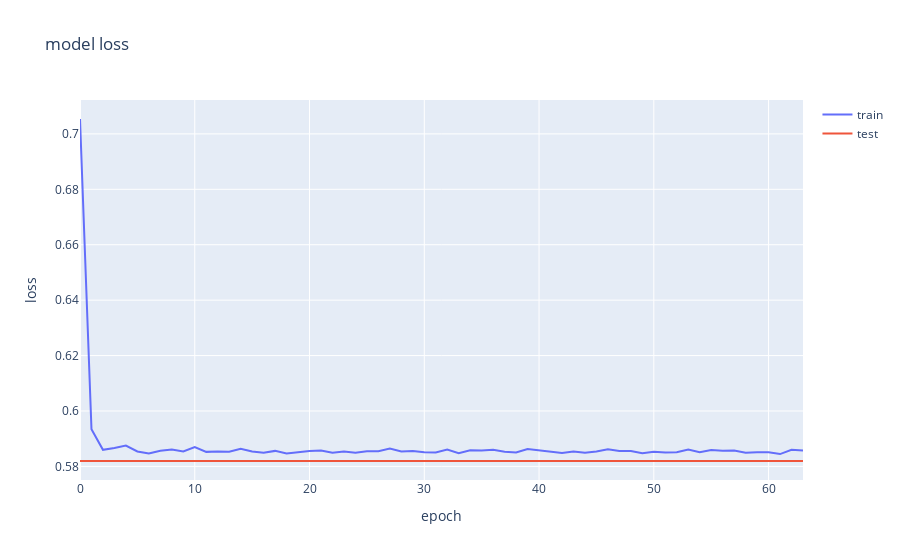

The code cell stored with this chart in its notebook:
### Code cell
#. loss function curve 
import plotly.graph_objects as go

# Assuming you have loss_per_epoch and loss_per_epoch_validation lists
#loss_per_epoch = [0.5, 0.4, 0.3]  # Replace with your actual list
#loss_per_epoch_validation = [0.6, 0.5, 0.4]  # Replace with your actual list

# Create the figure
fig = go.Figure()

# Add training loss trace
fig.add_trace(go.Scatter(x=list(range(len(loss_per_epoch))),
                         y=loss_per_epoch,
                         mode='lines',
                         name='train'))

# Add validation loss trace
fig.add_trace(go.Scatter(x=list(range(len(loss_per_epoch_validation))),
                         y=loss_per_epoch_validation,
                         mode='lines',
                         name='test'))

# Add labels and title
fig.update_layout(title='model loss',
                  xaxis=dict(title='epoch'),
                  yaxis=dict(title='loss'))

# Show the figure
fig.show()
#fig.write_image("LOSS_DNN_(30,20,10,1).svg")

### Figure 1 — Plotly figure (JSON) as saved in the notebook; plotly's stock layout.template omitted (floating-point values rounded to 4 significant figures)
{"data": [{"mode": "lines", "name": "train", "type": "scatter", "x": [0, 1, 2, 3, 4, 5, 6, 7, 8, 9, 10, 11, 12, 13, 14, 15, 16, 17, 18, 19, 20, 21, 22, 23, 24, 25, 26, 27, 28, 29, 30, 31, 32, 33, 34, 35, 36, 37, 38, 39, 40, 41, 42, 43, 44, 45, 46, 47, 48, 49, 50, 51, 52, 53, 54, 55, 56, 57, 58, 59, 60, 61, 62, 63], "y": [0.7054, 0.5935, 0.586, 0.5866, 0.5875, 0.5854, 0.5847, 0.5856, 0.5861, 0.5854, 0.587, 0.5852, 0.5854, 0.5853, 0.5864, 0.5854, 0.5849, 0.5856, 0.5847, 0.5852, 0.5856, 0.5858, 0.5849, 0.5854, 0.5849, 0.5855, 0.5855, 0.5864, 0.5854, 0.5856, 0.5851, 0.585, 0.5861, 0.5848, 0.5858, 0.5857, 0.586, 0.5853, 0.5851, 0.5863, 0.5858, 0.5852, 0.5848, 0.5854, 0.5849, 0.5854, 0.5862, 0.5856, 0.5855, 0.5848, 0.5853, 0.585, 0.5851, 0.5861, 0.5852, 0.5859, 0.5856, 0.5857, 0.5849, 0.5851, 0.5851, 0.5844, 0.586, 0.5857]}, {"mode": "lines", "name": "test", "type": "scatter", "x": [0, 1, 2, 3, 4, 5, 6, 7, 8, 9, 10, 11, 12, 13, 14, 15, 16, 17, 18, 19, 20, 21, 22, 23, 24, 25, 26, 27, 28, 29, 30, 31, 32, 33, 34, 35, 36, 37, 38, 39, 40, 41, 42, 43, 44, 45, 46, 47, 48, 49, 50, 51, 52, 53, 54, 55, 56, 57, 58, 59, 60, 61, 62, 63], "y": [0.582, 0.582, 0.582, 0.582, 0.582, 0.582, 0.582, 0.582, 0.582, 0.582, 0.582, 0.582, 0.582, 0.582, 0.582, 0.582, 0.582, 0.582, 0.582, 0.582, 0.582, 0.582, 0.582, 0.582, 0.582, 0.582, 0.582, 0.582, 0.582, 0.582, 0.582, 0.582, 0.582, 0.582, 0.582, 0.582, 0.582, 0.582, 0.582, 0.582, 0.582, 0.582, 0.582, 0.582, 0.582, 0.582, 0.582, 0.582, 0.582, 0.582, 0.582, 0.582, 0.582, 0.582, 0.582, 0.582, 0.582, 0.582, 0.582, 0.582, 0.582, 0.582, 0.582, 0.582]}], "layout": {"title": {"text": "model loss"}, "xaxis": {"title": {"text": "epoch"}}, "yaxis": {"title": {"text": "loss"}}}}
